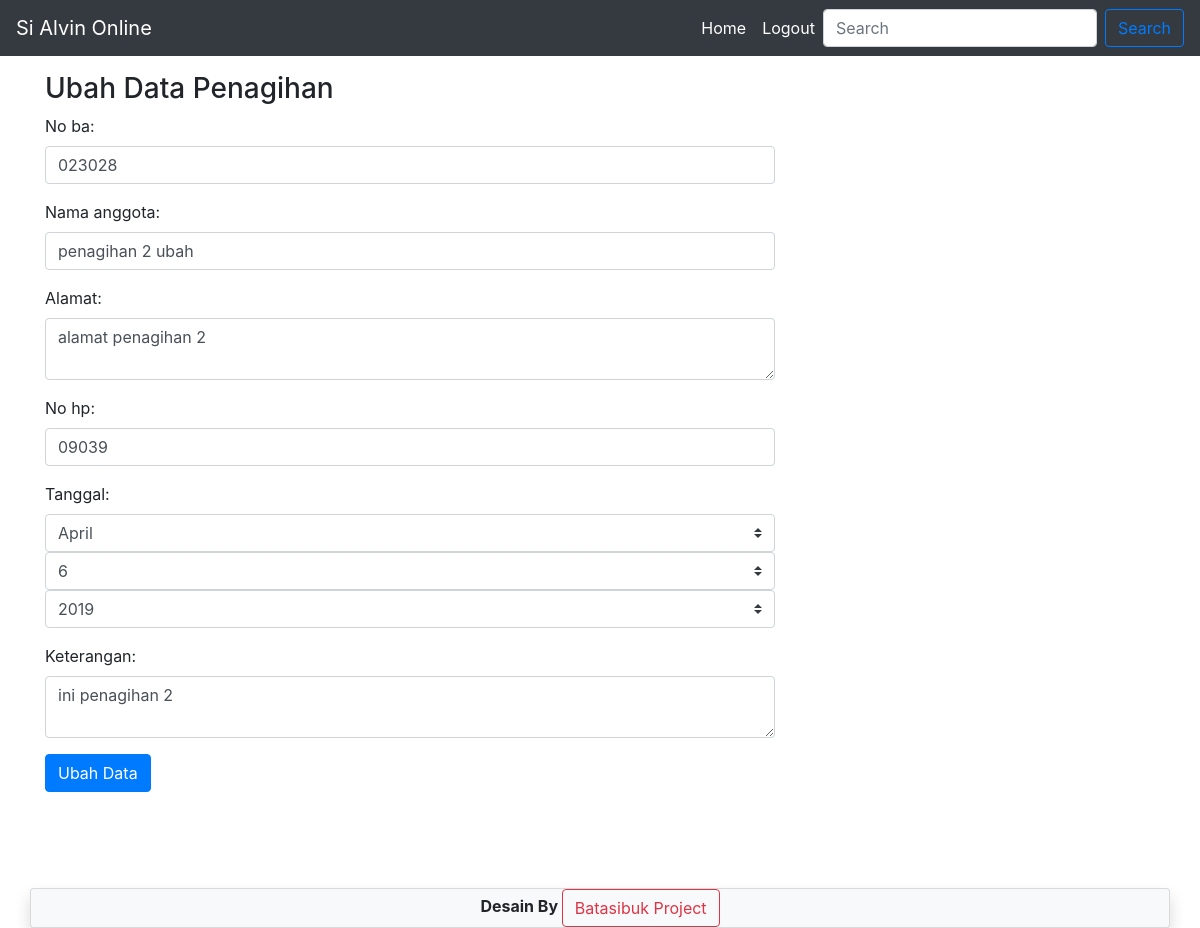
Screenshot of /penagihan/ubah/2/ (signed in) with the database file from the repository.
### penagihan/models.py (models this page shows, shortened)
class Penagihan(models.Model):
	no_ba=models.CharField(max_length=255)
	nama_anggota=models.CharField(max_length=255)
	alamat=models.TextField()
	no_hp=models.CharField(max_length=13)
	tanggal=models.DateField(default=datetime.date.today)
	keterangan=models.TextField()

### penagihan/views.py (the view, shortened to what this page needs)
# urls.py: path('ubah/<int:id_penagihan>/',CreatePenagihanView.as_view(mode='ubah'),name='ubah'),
class CreatePenagihanView(LoginRequiredMixin,View):
	template_name='tambah_penagihan.html'
	penagihan_form=CreatePenagihanForm()
	mode=None
	context={}
	def get(self,*args,**kwargs):
		if self.mode=='ubah':
			update_data=Penagihan.objects.get(id=kwargs['id_penagihan'])
			data=update_data.__dict__
			self.penagihan_form=CreatePenagihanForm(initial= data,instance=update_data)
			self.context['title']='Ubah Data'
		else:
			self.context['title']='Tambah data'
		self.context['forms']=self.penagihan_form
		return render(self.request,self.template_name,self.context)

### penagihan/forms.py
class CreatePenagihanForm(forms.ModelForm):
	class Meta:
		model=Penagihan
		fields=('no_ba','nama_anggota','alamat','no_hp','tanggal','keterangan')
	def __init__(self,*args,**kwargs):
		super().__init__(*args,**kwargs)
		for f in self.fields.values():
			f.widget.attrs={'class':'form-control'}
		self.fields['tanggal'].widget=forms.SelectDateWidget()
		self.fields['tanggal'].widget.attrs={'class':'custom-select col'}

### templates/tambah_penagihan.html (shortened to what this page needs)
{% extends "base.html" %}
{% block maincontent %}
	<h3 class="mt-3">{{title}} Penagihan</h3>
	<div class="row">
		<div class="col-sm-8">
			<form method="post">
				{{forms.as_p}}
				<button type="submit" class="btn btn-primary mb-5">
					{{title}}
				</button>
			</form>
		</div>
	</div>
{% endblock maincontent %}

### rows the page displays
Penagihan: no_ba "023028", nama_anggota "penagihan 2 ubah", alamat "alamat penagihan 2", no_hp "09039", keterangan "ini penagihan 2"

### other values shown
{{ title }} "Ubah Data"
